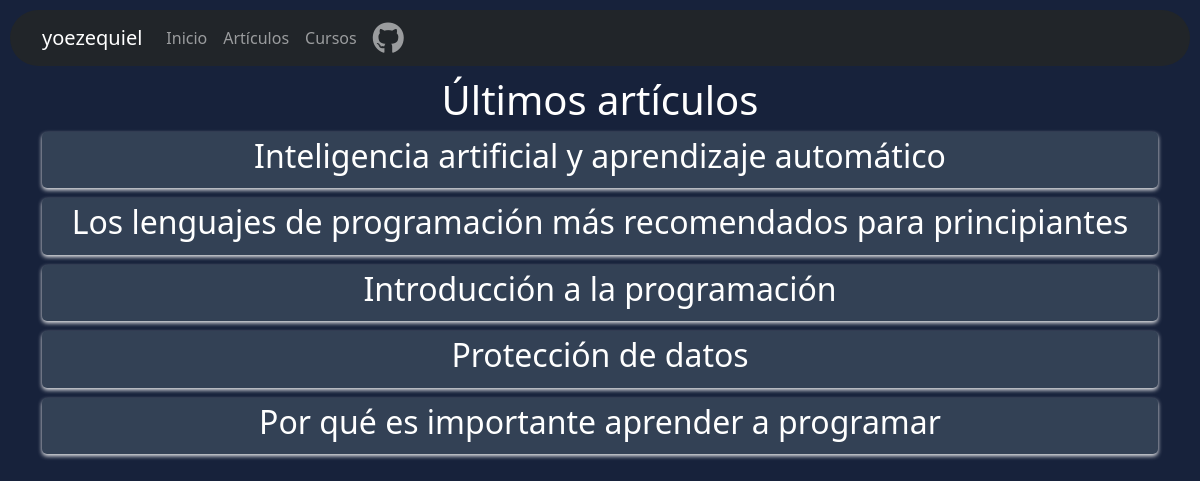
Before: / with the older database file.
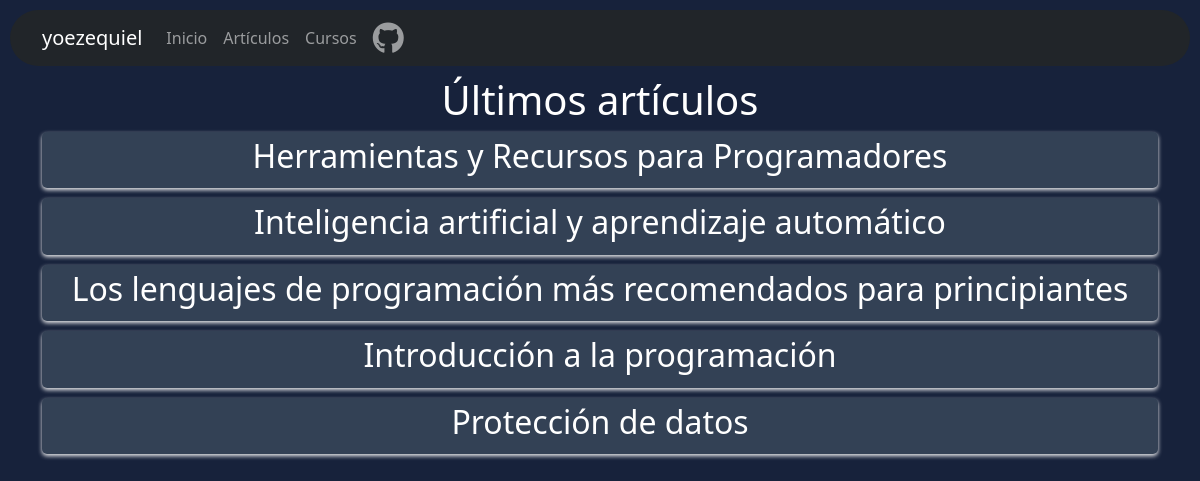
After: the same page with the newer database file.
### tables this page shows
CREATE TABLE articles (
                    id INTEGER PRIMARY KEY AUTOINCREMENT,
                    title TEXT NOT NULL,
                    content TEXT NOT NULL,
                    image TEXT
                );

### app.py (the view)
@app.route('/')
def index():
    conn = get_db_connection()
    if conn:
        try:
            cursor = conn.cursor()
            cursor.execute('''
                CREATE TABLE IF NOT EXISTS articles (
                    id INTEGER PRIMARY KEY AUTOINCREMENT,
                    title TEXT NOT NULL,
                    content TEXT NOT NULL,
                    image TEXT
                )
            ''')
            conn.commit()
            cursor.execute("SELECT * FROM articles ORDER BY id DESC LIMIT 5")
            latest_articles = cursor.fetchall()
            cursor.close()
            conn.close()
            if len(latest_articles) == 0:
                message = "No hay artículos publicados aún"
            else:
                message = ""
            return render_template('index.html', articles=latest_articles, message=message)
        except sqlite3.Error as e:
            print(e)
            return "Error en la conexión a la base de datos"
    else:
        return "Error en la conexión a la base de datos"

### app.py (called while the page is built)
def get_db_connection():
    try:
        conn = sqlite3.connect('blog.db')
        return conn
    except sqlite3.Error as e:
        print(e)
        return None

### templates/index.html (shortened to what this page needs)
{% extends 'base.html' %}
{% block content %}
<link rel="stylesheet" href="{{ url_for('static', filename='css/index.css') }}">
    <h1>Últimos artículos</h1>
    {% if message %}
        <p>{{ message }}</p>
    {% else %}
        {% for article in articles %}
            <div class="article">
                <h2><a href="{{ url_for('view_article', article_id=article[0]) }}">{{ article[1] }}</a></h2>
            </div>
        {% endfor %}
    {% endif %}
{% endblock %}

Changed rows visible on the page:
no longer on this page (row unchanged): articles: title "Por qué es importante aprender a programar"
added articles: title "Herramientas y Recursos para Programadores"
